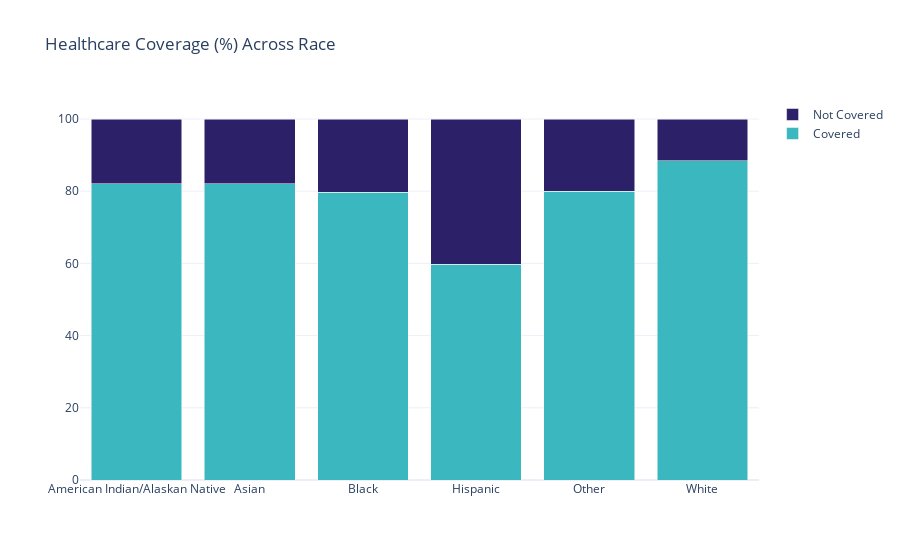

Here is the notebook cell this chart was saved with:
### Code cell
import plotly.graph_objects as go

fig = go.Figure(data=[
    go.Bar(name='Covered', x=race_cov_df_YES_perc['_IMPRACE'], y=race_cov_df_YES_perc['HLTHPLN1'], marker=go.bar.Marker(color= 'rgb(58, 183, 191)')),
    go.Bar(name='Not Covered', x=race_cov_df_NO_perc['_IMPRACE'], y=race_cov_df_NO_perc['HLTHPLN1'], marker=go.bar.Marker(color= 'rgb(44, 33, 105)')),
])
# Change the bar mode
fig.update_layout(barmode='stack', title='Healthcare Coverage (%) Across Race', template='plotly_white')
fig.show()

### Figure 1 — Plotly figure (JSON) as saved in the notebook; plotly's stock layout.template omitted (floating-point values rounded to 4 significant figures)
{"data": [{"marker": {"color": "rgb(58, 183, 191)"}, "name": "Covered", "type": "bar", "x": ["American Indian/Alaskan Native", "Asian", "Black", "Hispanic", "Other", "White"], "y": [82.02, 82.13, 79.76, 59.81, 79.92, 88.37]}, {"marker": {"color": "rgb(44, 33, 105)"}, "name": "Not Covered", "type": "bar", "x": ["American Indian/Alaskan Native", "Asian", "Black", "Hispanic", "Other", "White"], "y": [17.98, 17.87, 20.24, 40.19, 20.08, 11.63]}], "layout": {"barmode": "stack", "title": {"text": "Healthcare Coverage (%) Across Race"}}}
